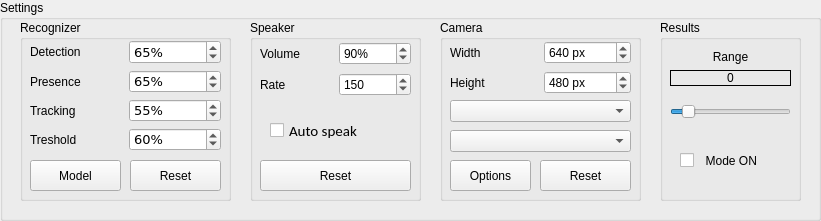
   <widget class="QGroupBox" name="groupBox">
    <property name="geometry">
     <rect>
      <x>10</x>
      <y>530</y>
      <width>821</width>
      <height>221</height>
     </rect>
    </property>
    <property name="cursor">
     <cursorShape>WhatsThisCursor</cursorShape>
    </property>
    <property name="title">
     <string>Settings</string>
    </property>
    <widget class="QGroupBox" name="groupBox_2">
     <property name="geometry">
      <rect>
       <x>20</x>
       <y>20</y>
       <width>211</width>
       <height>181</height>
      </rect>
     </property>
     <property name="title">
      <string>Recognizer</string>
     </property>
     <widget class="QWidget" name="gridLayoutWidget">
      <property name="geometry">
       <rect>
        <x>10</x>
        <y>20</y>
        <width>191</width>
        <height>111</height>
       </rect>
      </property>
      <layout class="QGridLayout" name="gridLayout_recognizerConfig">
       <item row="0" column="0">
        <widget class="QLabel" name="label_detection">
         <property name="text">
          <string>Detection</string>
         </property>
        </widget>
       </item>
       <item row="1" column="1">
        <widget class="QSpinBox" name="spinBox_presence">
         <property name="font">
          <font>
           <family>Verdana</family>
           <pointsize>10</pointsize>
          </font>
         </property>
         <property name="cursor">
          <cursorShape>SizeVerCursor</cursorShape>
         </property>
         <property name="whatsThis">
          <string/>
         </property>
         <property name="suffix">
          <string>%</string>
         </property>
         <property name="prefix">
          <string/>
         </property>
         <property name="minimum">
          <number>1</number>
         </property>
         <property name="maximum">
          <number>100</number>
         </property>
         <property name="value">
          <number>65</number>
         </property>
        </widget>
       </item>
       <item row="1" column="0">
        <widget class="QLabel" name="label_presence">
         <property name="text">
          <string>Presence </string>
         </property>
        </widget>
       </item>
       <item row="3" column="1">
        <widget class="QSpinBox" name="spinBox_treshold">
         <property name="font">
          <font>
           <family>Verdana</family>
           <pointsize>10</pointsize>
          </font>
         </property>
         <property name="cursor">
          <cursorShape>SizeVerCursor</cursorShape>
         </property>
         <property name="whatsThis">
          <string/>
         </property>
         <property name="suffix">
          <string>%</string>
         </property>
         <property name="prefix">
          <string/>
         </property>
         <property name="minimum">
          <number>1</number>
         </property>
         <property name="maximum">
          <number>100</number>
         </property>
         <property name="value">
          <number>60</number>
         </property>
        </widget>
       </item>
       <item row="3" column="0">
        <widget class="QLabel" name="label_treshold">
         <property name="text">
          <string>Treshold</string>
         </property>
        </widget>
       </item>
       <item row="0" column="1">
        <widget class="QSpinBox" name="spinBox_detection">
         <property name="font">
          <font>
           <family>Verdana</family>
           <pointsize>10</pointsize>
          </font>
         </property>
         <property name="cursor">
          <cursorShape>SizeVerCursor</cursorShape>
         </property>
         <property name="whatsThis">
          <string/>
         </property>
         <property name="wrapping">
          <bool>false</bool>
         </property>
         <property name="specialValueText">
          <string/>
         </property>
         <property name="suffix">
          <string>%</string>
         </property>
         <property name="prefix">
          <string/>
         </property>
         <property name="minimum">
          <number>1</number>
         </property>
         <property name="maximum">
          <number>100</number>
         </property>
         <property name="value">
          <number>65</number>
         </property>
        </widget>
       </item>
       <item row="2" column="1">
        <widget class="QSpinBox" name="spinBox_tracking">
         <property name="font">
          <font>
           <family>Verdana</family>
           <pointsize>10</pointsize>
          </font>
         </property>
         <property name="cursor">
          <cursorShape>SizeVerCursor</cursorShape>
         </property>
         <property name="whatsThis">
          <string/>
         </property>
         <property name="suffix">
          <string>%</string>
         </property>
         <property name="prefix">
          <string/>
         </property>
         <property name="minimum">
          <number>1</number>
         </property>
         <property name="maximum">
          <number>100</number>
         </property>
         <property name="value">
          <number>55</number>
         </property>
        </widget>
       </item>
       <item row="2" column="0">
        <widget class="QLabel" name="label_tracking">
         <property name="text">
          <string>Tracking</string>
         </property>
        </widget>
       </item>
      </layout>
     </widget>
     <widget class="QPushButton" name="pushButton_model">
      <property name="geometry">
       <rect>
        <x>10</x>
        <y>140</y>
        <width>91</width>
        <height>31</height>
       </rect>
      </property>
      <property name="cursor">
       <cursorShape>PointingHandCursor</cursorShape>
      </property>
      <property name="text">
       <string>Model</string>
      </property>
     </widget>
    </widget>
    <widget class="QGroupBox" name="groupBox_3">
     <property name="geometry">
      <rect>
       <x>250</x>
       <y>20</y>
       <width>171</width>
       <height>181</height>
      </rect>
     </property>
     <property name="title">
      <string>Speaker</string>
     </property>
     <widget class="QWidget" name="gridLayoutWidget_2">
      <property name="geometry">
       <rect>
        <x>10</x>
        <y>20</y>
        <width>151</width>
        <height>58</height>
       </rect>
      </property>
      <layout class="QGridLayout" name="gridLayout_ttsConfig">
       <item row="0" column="1">
        <widget class="QSpinBox" name="spinBox_volume">
         <property name="suffix">
          <string>%</string>
         </property>
         <property name="minimum">
          <number>1</number>
         </property>
         <property name="maximum">
          <number>105</number>
         </property>
         <property name="singleStep">
          <number>10</number>
         </property>
         <property name="value">
          <number>90</number>
         </property>
        </widget>
       </item>
       <item row="1" column="0">
        <widget class="QLabel" name="label_ttsRate">
         <property name="text">
          <string>Rate</string>
         </property>
        </widget>
       </item>
       <item row="1" column="1">
        <widget class="QSpinBox" name="spinBox_ttsRate">
         <property name="minimum">
          <number>1</number>
         </property>
         <property name="maximum">
          <number>500</number>
         </property>
         <property name="singleStep">
          <number>10</number>
         </property>
         <property name="value">
          <number>150</number>
         </property>
        </widget>
       </item>
       <item row="0" column="0">
        <widget class="QLabel" name="label_volume">
         <property name="text">
          <string>Volume</string>
         </property>
        </widget>
       </item>
      </layout>
     </widget>
     <widget class="QCheckBox" name="checkBox_speak">
      <property name="geometry">
       <rect>
        <x>20</x>
        <y>90</y>
        <width>131</width>
        <height>41</height>
       </rect>
      </property>
      <property name="font">
       <font>
        <family>Calibri</family>
        <pointsize>11</pointsize>
        <bold>false</bold>
       </font>
      </property>
      <property name="cursor">
       <cursorShape>PointingHandCursor</cursorShape>
      </property>
      <property name="acceptDrops">
       <bool>false</bool>
      </property>
      <property name="layoutDirection">
       <enum>Qt::LayoutDirection::LeftToRight</enum>
      </property>
      <property name="autoFillBackground">
       <bool>false</bool>
      </property>
      <property name="text">
       <string>Auto speak</string>
      </property>
      <property name="icon">
       <iconset theme="QIcon::ThemeIcon::AudioVolumeMedium"/>
      </property>
      <property name="iconSize">
       <size>
        <width>32</width>
        <height>32</height>
       </size>
      </property>
      <property name="tristate">
       <bool>false</bool>
      </property>
     </widget>
     <widget class="QPushButton" name="pushButton_resetTTS">
      <property name="geometry">
       <rect>
        <x>10</x>
        <y>140</y>
        <width>151</width>
        <height>31</height>
       </rect>
      </property>
      <property name="cursor">
       <cursorShape>PointingHandCursor</cursorShape>
      </property>
      <property name="styleSheet">
       <string notr="true"/>
      </property>
      <property name="text">
       <string>Reset</string>
      </property>
     </widget>
    </widget>
    <widget class="QPushButton" name="pushButton_resetRecognizer">
     <property name="geometry">
      <rect>
       <x>130</x>
       <y>160</y>
       <width>91</width>
       <height>31</height>
      </rect>
     </property>
     <property name="cursor">
      <cursorShape>PointingHandCursor</cursorShape>
     </property>
     <property name="text">
      <string>Reset</string>
     </property>
    </widget>
    <widget class="QGroupBox" name="groupBox_4">
     <property name="geometry">
      <rect>
       <x>440</x>
       <y>20</y>
       <width>201</width>
       <height>181</height>
      </rect>
     </property>
     <property name="title">
      <string>Camera</string>
     </property>
     <widget class="QWidget" name="gridLayoutWidget_3">
      <property name="geometry">
       <rect>
        <x>10</x>
        <y>20</y>
        <width>181</width>
        <height>56</height>
       </rect>
      </property>
      <layout class="QGridLayout" name="gridLayout">
       <property name="sizeConstraint">
        <enum>QLayout::SizeConstraint::SetNoConstraint</enum>
       </property>
       <item row="1" column="1">
        <widget class="QSpinBox" name="spinBox_camera_height">
         <property name="suffix">
          <string> px</string>
         </property>
         <property name="minimum">
          <number>120</number>
         </property>
         <property name="maximum">
          <number>1080</number>
         </property>
         <property name="singleStep">
          <number>10</number>
         </property>
         <property name="value">
          <number>480</number>
         </property>
        </widget>
       </item>
       <item row="0" column="0">
        <widget class="QLabel" name="label_ttsRate_3">
         <property name="text">
          <string>Width</string>
         </property>
        </widget>
       </item>
       <item row="1" column="0">
        <widget class="QLabel" name="label_ttsRate_4">
         <property name="text">
          <string>Height</string>
         </property>
        </widget>
       </item>
       <item row="0" column="1">
        <widget class="QSpinBox" name="spinBox_camera_width">
         <property name="suffix">
          <string> px</string>
         </property>
         <property name="minimum">
          <number>160</number>
         </property>
         <property name="maximum">
          <number>1920</number>
         </property>
         <property name="singleStep">
          <number>10</number>
         </property>
         <property name="value">
          <number>640</number>
         </property>
        </widget>
       </item>
      </layout>
     </widget>
     <widget class="QPushButton" name="pushButton_camera_settings">
      <property name="geometry">
       <rect>
        <x>10</x>
        <y>140</y>
        <width>81</width>
        <height>31</height>
       </rect>
      </property>
      <property name="cursor">
       <cursorShape>PointingHandCursor</cursorShape>
      </property>
      <property name="text">
       <string>Options</string>
      </property>
     </widget>
     <widget class="QPushButton" name="pushButton_resetCap">
      <property name="geometry">
       <rect>
        <x>100</x>
        <y>140</y>
        <width>91</width>
        <height>31</height>
       </rect>
      </property>
      <property name="sizePolicy">
       <sizepolicy hsizetype="Minimum" vsizetype="Fixed">
        <horstretch>0</horstretch>
        <verstretch>0</verstretch>
       </sizepolicy>
      </property>
      <property name="cursor">
       <cursorShape>PointingHandCursor</cursorShape>
      </property>
      <property name="text">
       <string>Reset</string>
      </property>
      <property name="autoDefault">
       <bool>false</bool>
      </property>
      <property name="default">
       <bool>false</bool>
      </property>
      <property name="flat">
       <bool>false</bool>
      </property>
     </widget>
     <widget class="QComboBox" name="comboBox_cameras">
      <property name="geometry">
       <rect>
        <x>10</x>
        <y>80</y>
        <width>181</width>
        <height>22</height>
       </rect>
      </property>
      <property name="cursor">
       <cursorShape>ClosedHandCursor</cursorShape>
      </property>
      <property name="currentText">
       <string/>
      </property>
      <property name="currentIndex">
       <number>-1</number>
      </property>
      <property name="maxVisibleItems">
       <number>4</number>
      </property>
      <property name="maxCount">
       <number>10</number>
      </property>
      <property name="placeholderText">
       <string>Select device</string>
      </property>
      <property name="duplicatesEnabled">
       <bool>true</bool>
      </property>
     </widget>
     <widget class="QComboBox" name="comboBox_drivers">
      <property name="geometry">
       <rect>
        <x>10</x>
        <y>110</y>
        <width>181</width>
        <height>22</height>
       </rect>
      </property>
      <property name="cursor">
       <cursorShape>ClosedHandCursor</cursorShape>
      </property>
      <property name="currentText">
       <string/>
      </property>
      <property name="currentIndex">
       <number>-1</number>
      </property>
      <property name="maxVisibleItems">
       <number>8</number>
      </property>
      <property name="maxCount">
       <number>30</number>
      </property>
      <property name="placeholderText">
       <string>Select driver</string>
      </property>
     </widget>
    </widget>
    <widget class="QGroupBox" name="groupBox_11">
     <property name="geometry">
      <rect>
       <x>660</x>
       <y>20</y>
       <width>141</width>
       <height>181</height>
      </rect>
     </property>
     <property name="title">
      <string>Results</string>
     </property>
     <widget class="QWidget" name="gridLayoutWidget_4">
      <property name="geometry">
       <rect>
        <x>10</x>
        <y>30</y>
        <width>121</width>
        <height>81</height>
       </rect>
      </property>
      <layout class="QGridLayout" name="gridLayout_ttsConfig_2">
       <item row="2" column="0">
        <widget class="QSlider" name="horizontalSlider_range">
         <property name="sizePolicy">
          <sizepolicy hsizetype="Expanding" vsizetype="Expanding">
           <horstretch>0</horstretch>
           <verstretch>0</verstretch>
          </sizepolicy>
         </property>
         <property name="cursor">
          <cursorShape>SizeHorCursor</cursorShape>
         </property>
         <property name="minimum">
          <number>2</number>
         </property>
         <property name="maximum">
          <number>128</number>
         </property>
         <property name="value">
          <number>15</number>
         </property>
         <property name="orientation">
          <enum>Qt::Orientation::Horizontal</enum>
         </property>
         <property name="tickPosition">
          <enum>QSlider::TickPosition::NoTicks</enum>
         </property>
        </widget>
       </item>
       <item row="0" column="0">
        <widget class="QLabel" name="label_range">
         <property name="text">
          <string>Range</string>
         </property>
         <property name="alignment">
          <set>Qt::AlignmentFlag::AlignCenter</set>
         </property>
        </widget>
       </item>
       <item row="1" column="0">
        <widget class="QLabel" name="label_range_value">
         <property name="cursor">
          <cursorShape>BlankCursor</cursorShape>
         </property>
         <property name="frameShape">
          <enum>QFrame::Shape::Box</enum>
         </property>
         <property name="text">
          <string>0</string>
         </property>
         <property name="scaledContents">
          <bool>false</bool>
         </property>
         <property name="alignment">
          <set>Qt::AlignmentFlag::AlignCenter</set>
         </property>
         <property name="wordWrap">
          <bool>false</bool>
         </property>
        </widget>
       </item>
      </layout>
     </widget>
     <widget class="QCheckBox" name="checkBox_avg_sign">
      <property name="geometry">
       <rect>
        <x>20</x>
        <y>120</y>
        <width>101</width>
        <height>41</height>
       </rect>
      </property>
      <property name="cursor">
       <cursorShape>PointingHandCursor</cursorShape>
      </property>
      <property name="layoutDirection">
       <enum>Qt::LayoutDirection::LeftToRight</enum>
      </property>
      <property name="text">
       <string>  Mode ON</string>
      </property>
      <property name="checked">
       <bool>false</bool>
      </property>
     </widget>
    </widget>
   </widget>
